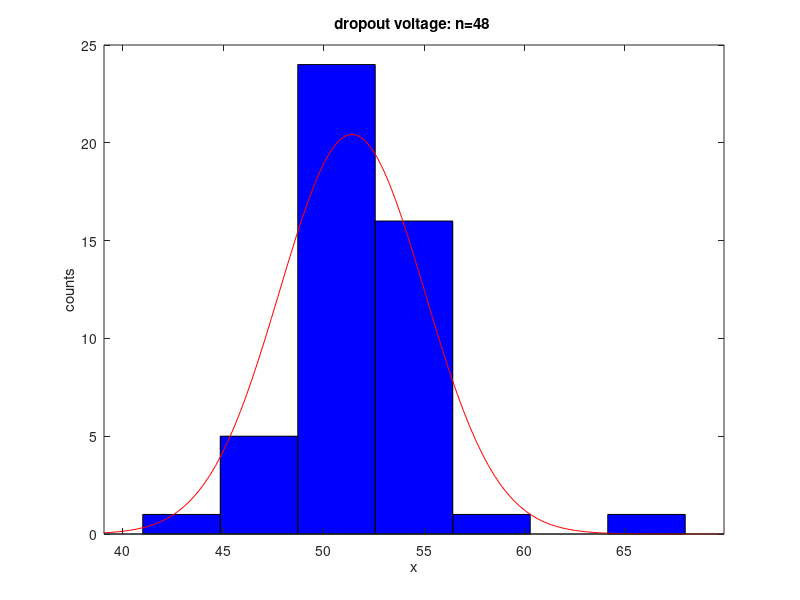
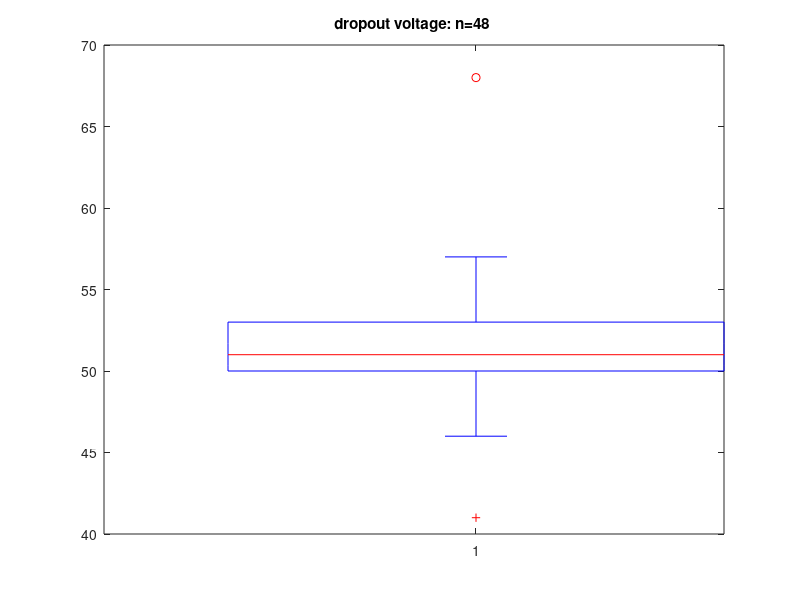

Source code (MATLAB) for these figures, in order: (Note: this script raises an error after producing the figures.)
% Exercise 3.4
clear;
close all;
% Data from dropout voltage in an electric circuit.
% Estimation and hypothesis testing on mean, variance and hypothesis
% testing for goodness of fit to normal distribution.
% datdir = 'c:\MyFiles\Teach\DataAnalysis\Data\';
% dattxt = 'DropoutVoltage';
clear;
close all;
sigma0 = 5;
varalpha = 0.05;
mu0 = 52;
mualpha = 0.05;
tittxt = 'dropout voltage';

%eval(['load ',datdir,dattxt,'.dat'])
% eval(['xV = ',dattxt,';'])
xV = [41 46 47 47 48 50 50 50 50 50 50 50 48 50 50 50 50 50 50 50 52 52 53 55 50 50 50 50 52 52 53 53 53 53 53 57 52 52 53 53 53 53 53 53 54 54 55 68];
n = length(xV);
nbin = round(sqrt(n));
figure(1)
clf
histfit(xV,nbin)
xlabel('x')
ylabel('counts')
title(sprintf('%s: n=%d ',tittxt,n))
figure(2)
clf
boxplot(xV)
title(sprintf('%s: n=%d ',tittxt,n))

% (a) and (b)
[h,pvar,civarV]=vartest(xV,sigma0^2,varalpha);
fprintf('---- 3.4 (a) ----- \n');
fprintf('CI for var(X)=[%2.3f,%2.3f] \n',civarV(1),civarV(2));
fprintf('CI for sigma(X)=[%2.3f,%2.3f] \n',sqrt(civarV(1)),sqrt(civarV(2)));
fprintf('---- 3.4 (b) ----- \n');
fprintf('p-value (for H:sigma=%2.2f) = %1.5f \n',sigma0,pvar);
% (c) and (d)
[hmu,pmu,cimuV]=ttest(xV,mu0,mualpha);
fprintf('---- 3.4 (c) ----- \n');
fprintf('CI for mu(X)=[%2.3f,%2.3f] \n',cimuV(1),cimuV(2));
fprintf('---- 3.4 (d) ----- \n');
fprintf('p-value (for H:mu=%2.2f) = %1.5f \n',mu0,pmu);
% (e)
% [h,pgof,gofstats]=chi2gof(xV,'nbins',nbin)
[hchi,pgof,gofstats]=chi2gof(xV);
fprintf('---- 3.4 (e) ----- \n');
fprintf('p-value (for H:normal fit) = %1.5f \n',pgof);
fprintf('\t observed \t expected frequencies \n');
Kc = length(gofstats.O);
for i=1:Kc
    fprintf('\t %3.3f \t %3.3f \n',gofstats.O(i),gofstats.E(i));
end